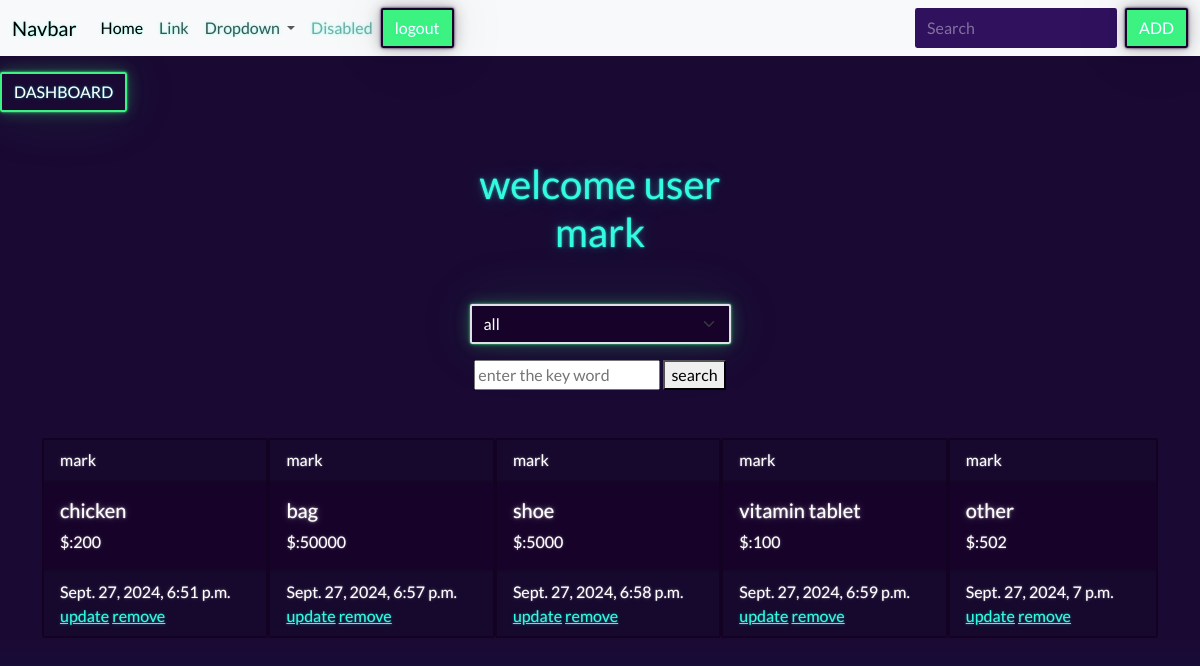
Before: /expense/list/ (signed in) with the older database file.
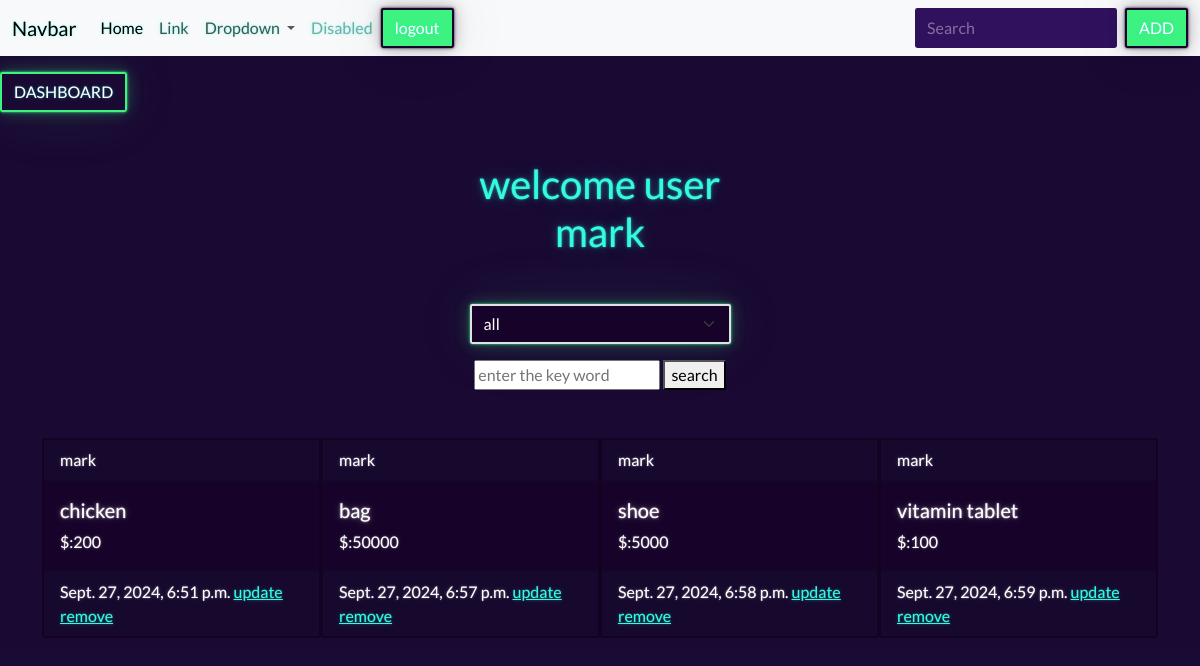
After: the same page with the newer database file.
### budjet/models.py (models this page shows, shortened)
class Expense(models.Model):
    title=models.CharField(max_length=200)
    amount=models.PositiveIntegerField()
    created_date=models.DateTimeField(auto_now=True)
    category_expense=(
        ("food","food"),
        ("travel","travel"),
        ("health","health"),
        ("other","other"),
    )
    category=models.CharField(max_length=200,choices=category_expense)
    user=models.ForeignKey(User,on_delete=models.CASCADE)

### budjet/views.py (the view)
# urls.py: path("expense/list/",views.ExpenseListView.as_view(),name="expense-list"),
@method_decorator([signin_required,never_cache],name="dispatch")
class ExpenseListView(View):
    def get(self,request,*args,**kwargs):
        search_text=request.GET.get("search_text")
        selected_category=request.GET.get("category","all")
        if  selected_category =="all":
            qs=Expense.objects.filter(user=request.user)
        else:
            qs=Expense.objects.filter(category=selected_category,user=request.user)
        if search_text!=None:
            qs=Expense.objects.filter(user=request.user)
            qs=qs.filter(title__contains=search_text)
        return render(request,"expense_list.html",{"expense":qs,"selected":selected_category})

### budjet/templates/expense_list.html (shortened to what this page needs)
{%extends 'base.html'%}
{%block main_block%}
<a href="{%url 'expense-summary' %}" class="btn btn-outline-success mt-3">DASHBOARD</a>
<div class="container text-center p-5 ">
    <div class="w-25  mx-auto ">
        <h1 class="mb-5">welcome user {{request.user}}</h1>
        <form action="">
            <select name="category" class="form-select text-bg-dark btn-outline-success mb-3" onchange="this.form.submit()">
                <option value="all" {%if selected == "all" %} selected {%endif%}>all</option>
            </select>
        </form>
        <form action="{%url 'expense-list'%}">
            <input type="text" placeholder="enter the key word" name="search_text">
            <button type="submit">search</button>
        </form>
    </div>
</div>
<div class="container d-flex justify-content-between">
    {%for e in expense%}
    <div class="card text-bg-dark mb-3" style="max-width: 18rem;">
        <div class="card-header d-flex justify-content-between">
            <div>{{e.user}}</div>
        </div>
        <div class="card-body">
            <h5 class="card-title">{{e.title}}</h5>
            <p class="card-text">$:{{e.amount}}</p>
        </div>
        <div class="card-footer text-body-white">
            {{e.created_date}}
            <a href="{%url 'expense-update' e.id %}">update</a>
            <a href="{%url 'expense-delete' e.id %}">remove</a>
        </div>
    </div>
    {%endfor%}
</div>
{%endblock%}

Changed rows visible on the page:
removed Expense: user "mark", title "other", amount "502", created_date "Sept. 27, 2024, 7 p.m."
